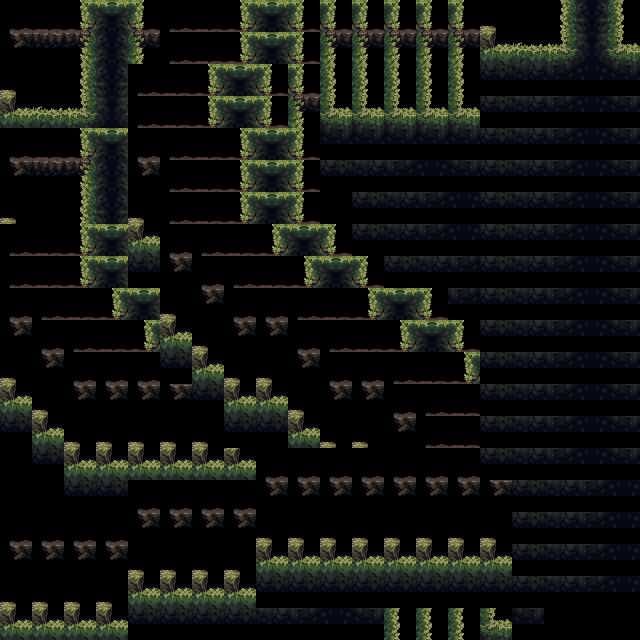

Rendered tile map (Tiled .tmx) drawn with the repository's tilesets; below, a short description and the full map source, tile grids included:
An orthogonal 20x20 tile map with 32x32 px tiles, 1 tile layer (Tilelaag 1).

<map version="1.4" tiledversion="1.4.3" orientation="orthogonal" renderorder="right-down" width="20" height="20" tilewidth="32" tileheight="32" infinite="0" nextlayerid="2" nextobjectid="1">
 <tileset firstgid="1" source="mainlevbuild.tsx" />
 <layer id="1" name="Tilelaag 1" width="20" height="20">
  <data encoding="csv">
164,165,166,167,168,164,165,166,167,168,168,168,168,168,168,228,229,230,231,232,
196,197,198,199,200,164,165,166,167,168,200,200,200,200,200,260,261,262,263,264,
228,229,230,231,164,165,166,167,168,168,232,232,232,232,232,292,293,294,295,296,
260,261,262,263,164,165,166,167,168,200,264,264,264,264,264,292,293,294,295,296,
164,165,166,167,164,164,165,166,167,168,296,296,296,296,296,292,293,294,295,296,
196,197,198,199,196,164,165,166,167,168,292,293,294,295,296,292,293,294,295,296,
228,229,230,231,228,164,165,166,167,168,0,292,293,294,295,292,293,294,295,296,
164,165,166,167,260,164,164,165,166,167,168,292,293,294,295,292,293,294,295,296,
164,165,166,167,292,196,164,164,165,166,167,168,292,293,294,292,293,294,295,296,
164,164,165,166,167,228,196,164,164,164,165,166,167,168,294,292,293,294,295,296,
196,164,164,165,166,260,228,196,196,164,164,165,166,167,168,292,293,294,295,296,
228,196,164,164,164,292,260,228,228,196,164,164,164,165,166,292,293,294,295,296,
260,228,196,196,196,196,292,260,260,228,196,196,164,164,165,292,293,294,295,296,
292,260,228,228,228,228,228,292,292,260,228,228,196,164,165,292,293,294,295,296,
0,292,260,260,260,260,260,260,164,164,164,164,164,164,164,292,293,294,295,296,
0,0,292,292,164,164,164,164,196,196,196,196,196,196,196,196,292,293,294,295,
164,164,164,164,196,196,196,196,228,228,228,228,228,228,228,228,292,293,294,295,
196,196,196,196,228,228,228,228,260,260,260,260,260,260,260,260,292,293,294,295,
228,228,228,228,260,260,260,260,292,292,292,292,292,292,292,292,292,293,294,295,
260,260,260,260,292,292,292,292,293,294,295,296,232,232,232,264,296,0,0,0
</data>
 </layer>
</map>
